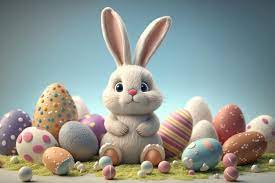
%> input picture bunny.jpg, 275 x 183 px
$ octave MatrixCompletion.m   (GNU Octave 9; MATLAB toolbox functions it lacks are replaced by stand-ins)
%> lines starting %> are read from the running program, lines starting %| are printed output that depends on the picture
clc; clear;

% Citirea imaginii originale
n = 70;                              % Valoarea de redimensionare a imaginii
A_bar = imread("bunny.jpg");         % Citirea imaginii
%> A_bar is the input picture: size 183x275x3 uint8; mean R, G, B 144.3, 150.9, 145.3
A_bar = rgb2gray(A_bar);             % Convertire în alb-negru
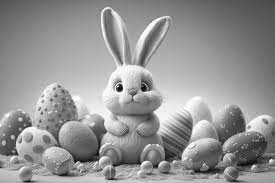
%> A_bar: size 183x275 uint8; min 1, max 255, mean 148.3
A_bar = im2double(A_bar);            % Convertirea în valori double
%> A_bar: size 183x275 double
A_bar = imresize(A_bar, [n n]);      % Redimensionarea imaginii
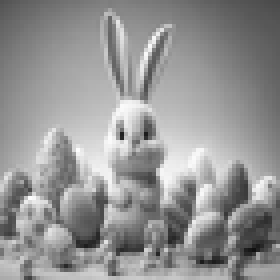
%> A_bar: size 70x70 double (shown 4 times larger); min 0.0632, max 0.997, mean 0.582
figure(1);
imshow(A_bar);
title("Imaginea originala");

% Definirea numărului de pixeli cunoscuți
nr_intrari_cunoscute = 3000;

% Alegerea aleatorie a pixelilor cunoscuți
rPerm=randperm(n*n);
omega = sort(rPerm(1: nr_intrari_cunoscute));
A=nan(n); A(omega)=A_bar(omega);
%> after `A(omega)=A_bar(omega)`:
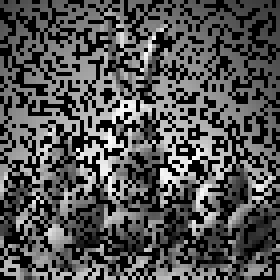
%> A: size 70x70 double (shown 4 times larger); 38.78% of the values are NaN or infinite; the others: min 0.0931, max 0.997, mean 0.579; drawn with min black, max white, NaN and infinite black
figure(2);
imshow(A);
title("Imaginea blurată cu pixelii cunoscuți");


 %Metoda gradient accelerat
maxiter=1000;
eps=1e-3;
alpha=0.1; %rata de invatare
beta=0.9;
 %Initializare
 A_initial=randn(n,n);
 A_initial(omega)=A(omega);
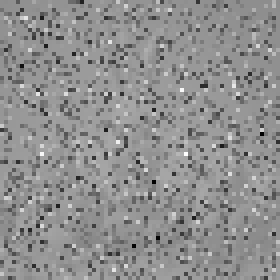
%> A_initial: size 70x70 double (shown 4 times larger); min -3.43, max 3.29, mean 0.354; drawn with min black and max white
 Y=A_initial;
 X_old=A_initial;
 oprire=1;
iter=0;
vector_oprire=[];
timp=zeros(1, maxiter);

tic;

while oprire >= eps && iter < maxiter
    vector_oprire=[vector_oprire,oprire];
    grad=Y-A_bar; %Calcul gradient

    %Actualizarea X_new utilizand gradientul
    X_new=Y-alpha * grad;
    X_new(omega)=A(omega);

    %Calculul pasului de impuls
    Y=X_new+ beta* (X_new-X_old);

    oprire= norm(X_new-X_old);
    X_old=X_new;
    iter=iter+1;

    timp(iter)=toc;
end
%> this loop made 69 passes
%> oprire on passes 1, 12, 13, 14, 15, 16, 17, 18, 19, 20, 21, 22: 1.83, 1.14, 1.38, 1.44, 1.34, 1.12, 0.839, 0.524, 0.217, 0.0537, 0.268, 0.414
%> (vector_oprire, oprire) on passes 2 to 7: ([1 1.83], 3.13), ([1 1.83 3.13], 3.86), ([1 1.83 3.13 3.86], 4.08), ([1 1.83 3.13 3.86 4.08], 3.84), ([1 1.83 3.13 3.86 4.08 3.84], 3.26), ([1 1.83 3.13 3.86 4.08 3.84 3.26], 2.47)
%> after the loop, iter = 69; timp = 1000 values, max 0.149 at index 69, min 0 at index 70, mean 0.0059; vector_oprire = 69 values, max 4.08 at index 5, min 0.00147 at index 60, mean 0.57
 %Afisarea imaginii recuperate
figure(3);
imshow(X_new);
title('Imagine recuperata MG Accelerat');
figure(4);
semilogy(1:iter,vector_oprire(1:iter),'b','LineWidth',2);
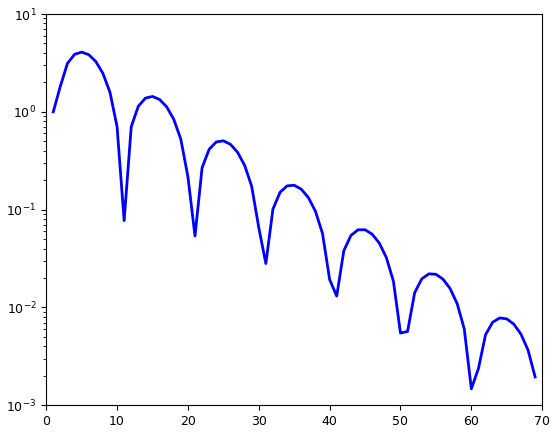
%> figure redrawn from the program's plot data; curve peaks at x = 5, y = 4.08
hold on;

%Definirea parametrilor pentru Gradientul Stocastic
maxiter_sgd=1000;
eps_sgd=1e-3;
alpha_sgd=0.1;
batch_size=200; %dimensiunea subsetului random de date pentru SGD
X_sgd=A_bar;

 %Bucla pentru SGD
 oprire_sgd=1;
 iter_sgd=0;
 vector_oprire_sgd=[]; %vector pentru stocarea criteriului de oprire
 timp_sgd=[];

 tic;


while oprire_sgd >= eps_sgd && iter_sgd < maxiter_sgd
    %Alegerea unui subset aleator de date pentru gradientul stocastic
    idx=randperm(length(omega), batch_size);
    xi_batch= A_bar(omega(idx));

    %Calculul gradientului partial folosind subsetul de date selectat
    grad_sgd=X_sgd-repmat(mean(xi_batch,2),[1, size(X_sgd,2)]);

    X_new_sgd(omega) = A(omega);

    %Actualizarea matricei utilizand gradientul partial
    X_new_sgd=X_sgd-alpha_sgd*grad_sgd;
    X_new(omega)=A(omega); %Impunerea constrangerii

    oprire_sgd= norm(X_new_sgd-X_sgd);
    X_sgd=X_new_sgd;
    iter_sgd=iter_sgd+1;

    vector_oprire_sgd= [vector_oprire_sgd, oprire_sgd];

    timp_sgd(iter_sgd)=toc;
end
%> this loop made 69 passes
%> oprire_sgd on passes 11 to 22: 0.253, 0.231, 0.217, 0.194, 0.208, 0.239, 0.135, 0.12, 0.108, 0.14, 0.0904, 0.081
%> (oprire_sgd, vector_oprire_sgd) on passes 1 to 6: (0.73, 0.73), (0.645, [0.73 0.645]), (0.585, [0.73 0.645 0.585]), (0.523, [0.73 0.645 0.585 0.523]), (0.52, [0.73 0.645 0.585 0.523 0.52]), (0.422, [0.73 0.645 0.585 0.523 0.52 0.422])
%> after the loop, iter_sgd = 69; timp_sgd = 69 values from 0.00782 to 0.193; vector_oprire_sgd = 69 values, max 0.73 at index 1, min 0.000637 at index 69, mean 0.151
 %Afisarea imaginii recuperate
figure(5);
imshow(X_sgd);
title('Imagine recuperata folosind metoda gradient stocastic')
figure(6);
semilogy(1:iter_sgd,vector_oprire_sgd(1:iter_sgd),'b','LineWidth',2);
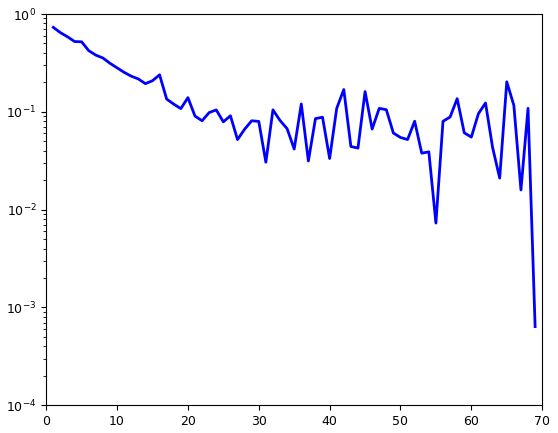
%> figure redrawn from the program's plot data; curve peaks at x = 1, y = 0.73
hold on;
